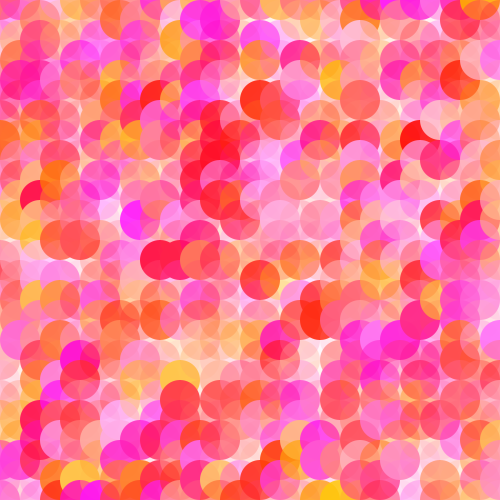
Frame 1 (no input)
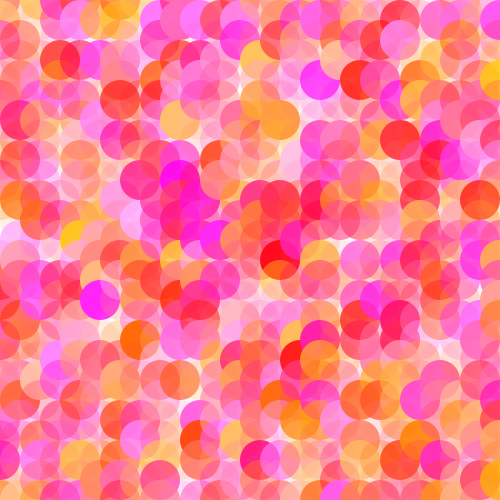
Frame 60 (the mouse pressed at the canvas centre just before this capture)
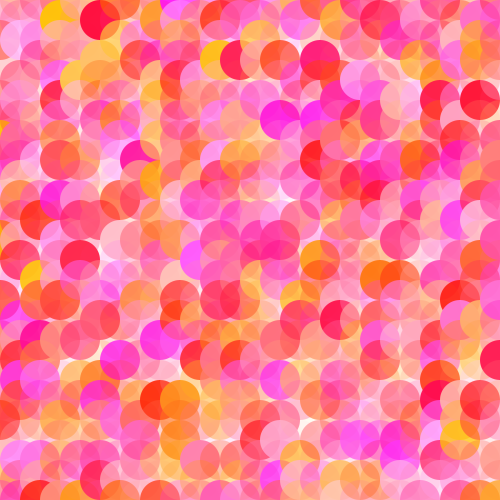
Frame 120 (the mouse held since frame 60 and released just before this capture)

The Processing sketch that drew these frames (run headless with seeded random() and noise(); from frame 60 on, the mouse is pressed at the canvas centre):

// Processing sketch: processing_166724
// ── processing_166724.pde

int x = 0;
int y = 0;
void setup(){
  size(500,500);
  frameRate(5);
}
void draw(){
  background(255);
  noStroke();
       
  for (x = 0; x < height+1; x=x+20){
    for(y = 0; y < width+1; y=y+20){
  fill(255,random(10,200),random(5,260),random(255));  
    ellipse(x,y,40,40);
 
    }
   
  }  
    
}
